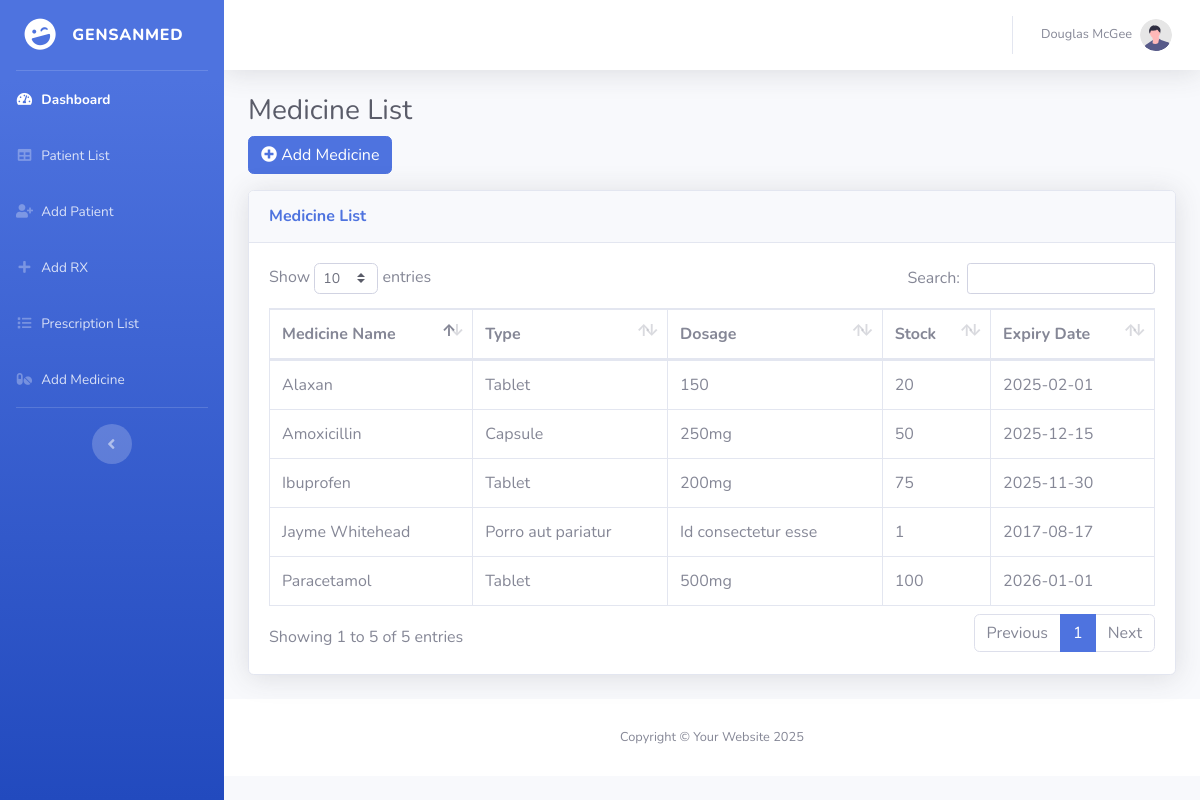
The app's page /medicine.php with its own data.
### tables this page shows
CREATE TABLE `medicines` (
  `id` int(11) NOT NULL,
  `medicine_name` varchar(100) NOT NULL,
  `type` varchar(50) NOT NULL,
  `dosage` varchar(50) NOT NULL,
  `stock` int(11) NOT NULL,
  `expiry_date` date NOT NULL,
  `created_at` timestamp NOT NULL DEFAULT current_timestamp()
);

### medicine.php (the view, shortened to what this page needs)
<!DOCTYPE html>
<html lang="en">
<head>
    <?php include('includes/header.php'); ?>
</head>
<body id="page-top">
<div id="wrapper">
    <?php include('includes/sidebar.php'); ?>
    <?php include('includes/topbar.php'); ?>
    <div class="container-fluid">
        <h1 class="h3 mb-2 text-gray-800">Medicine List</h1>
        <button class="btn btn-primary mb-3" data-toggle="modal" data-target="#addMedicineModal">
            <i class="fas fa-plus-circle"></i> Add Medicine
        </button>
        <div class="card shadow mb-4">
            <div class="card-header py-3">
                <h6 class="m-0 font-weight-bold text-primary">Medicine List</h6>
            </div>
            <div class="card-body">
                <div class="table-responsive">
                    <table class="table table-bordered" id="dataTable" width="100%" cellspacing="0">
                        <thead>
                            <tr>
                                <th>Medicine Name</th>
                                <th>Type</th>
                                <th>Dosage</th>
                                <th>Stock</th>
                                <th>Expiry Date</th>
                            </tr>
                        </thead>
                        <tbody>
                            <?php
                            include 'conn.php';
                            $query = "SELECT * FROM medicines ORDER BY id DESC";
                            $result = $conn->query($query);
                            if ($result && $result->num_rows > 0) {
                                while ($row = $result->fetch_assoc()) {
                                    echo "<tr>";
                                    echo "<td>" . htmlspecialchars($row['medicine_name']) . "</td>";
                                    echo "<td>" . htmlspecialchars($row['type']) . "</td>";
                                    echo "<td>" . htmlspecialchars($row['dosage']) . "</td>";
                                    echo "<td>" . htmlspecialchars($row['stock']) . "</td>";
                                    echo "<td>" . htmlspecialchars($row['expiry_date']) . "</td>";
                                    echo "</tr>";
                                }
                            } else {
                                echo "<tr><td colspan='5' class='text-center'>No medicine records found.</td></tr>";
                            }
                            ?>
                        </tbody>
                    </table>
                </div>
            </div>
        </div>
    </div>
    <?php include('includes/footer.php'); ?>
</div>
</body>
</html>

### includes/header.php (shortened to what this page needs)
<!DOCTYPE html>
<html lang="en">
<head>
    <link href="vendor/fontawesome-free/css/all.min.css" rel="stylesheet" type="text/css">
    <link href="css/sb-admin-2.min.css" rel="stylesheet">
 <link href="vendor/fontawesome-free/css/all.min.css" rel="stylesheet" type="text/css">
    <link href="css/sb-admin-2.min.css" rel="stylesheet">
    <link href="vendor/datatables/dataTables.bootstrap4.min.css" rel="stylesheet">
</head>

### includes/sidebar.php
 <ul class="navbar-nav bg-gradient-primary sidebar sidebar-dark accordion" id="accordionSidebar">
<a class="sidebar-brand d-flex align-items-center justify-content-center" href="index.php">
    <div class="sidebar-brand-icon rotate-n-15">
        <i class="fas fa-laugh-wink"></i>
    </div>
    <div class="sidebar-brand-text mx-3">GensanMed <sup></sup></div>
</a>
<hr class="sidebar-divider my-0">
<li class="nav-item active">
    <a class="nav-link" href="index.php">
        <i class="fas fa-fw fa-tachometer-alt"></i>
        <span>Dashboard</span></a>
</li>
<li class="nav-item">
    <a class="nav-link" href="patient_list.php">
        <i class="fas fa-fw fa-table"></i>
        <span>Patient List</span></a>
</li>
<li class="nav-item">
    <a class="nav-link" href="add_patient.php">
        <i class="fas fa-fw fa-user-plus"></i>
        <span>Add Patient</span></a>
</li>
<li class="nav-item">
    <a class="nav-link" href="add_rx.php">
        <i class="fas fa-fw fa-plus"></i>
        <span>Add RX</span></a>
</li>
<li class="nav-item">
    <a class="nav-link" href="prescription_list.php">
        <i class="fas fa-fw fa-list"></i>
        <span>Prescription List</span></a>
</li>
<li class="nav-item">
    <a class="nav-link" href="medicine.php">
        <i class="fas fa-fw fa-pills"></i>
        <span>Add Medicine</span></a>
</li>
<hr class="sidebar-divider d-none d-md-block">
<div class="text-center d-none d-md-inline">
    <button class="rounded-circle border-0" id="sidebarToggle"></button>
</div>
</ul>

### includes/topbar.php (shortened to what this page needs)
 <div id="content-wrapper" class="d-flex flex-column">
<div id="content">
    <nav class="navbar navbar-expand navbar-light bg-white topbar mb-4 static-top shadow">
        <ul class="navbar-nav ml-auto">
            <li class="nav-item dropdown no-arrow">
                <a class="nav-link dropdown-toggle" href="#" id="userDropdown" role="button"
                    data-toggle="dropdown" aria-haspopup="true" aria-expanded="false">
                    <span class="mr-2 d-none d-lg-inline text-gray-600 small">Douglas McGee</span>
                    <img class="img-profile rounded-circle"
                        src="img/undraw_profile.svg">
                </a>
            </li>
        </ul>
    </nav>

### includes/footer.php (shortened to what this page needs)
 <footer class="sticky-footer bg-white">
            <div class="container my-auto">
                <div class="copyright text-center my-auto">
                    <span>Copyright &copy; Your Website 2025</span>
                </div>
            </div>
        </footer>
    </div>
</div>

### records on screen
medicines: medicine_name "Jayme Whitehead", type "Porro aut pariatur", dosage "Id consectetur esse", stock "1", expiry_date "2017-08-17"
medicines: medicine_name "Alaxan", type "Tablet", dosage "150", stock "20", expiry_date "2025-02-01"
medicines: medicine_name "Ibuprofen", type "Tablet", dosage "200mg", stock "75", expiry_date "2025-11-30"
medicines: medicine_name "Amoxicillin", type "Capsule", dosage "250mg", stock "50", expiry_date "2025-12-15"
medicines: medicine_name "Paracetamol", type "Tablet", dosage "500mg", stock "100", expiry_date "2026-01-01"
